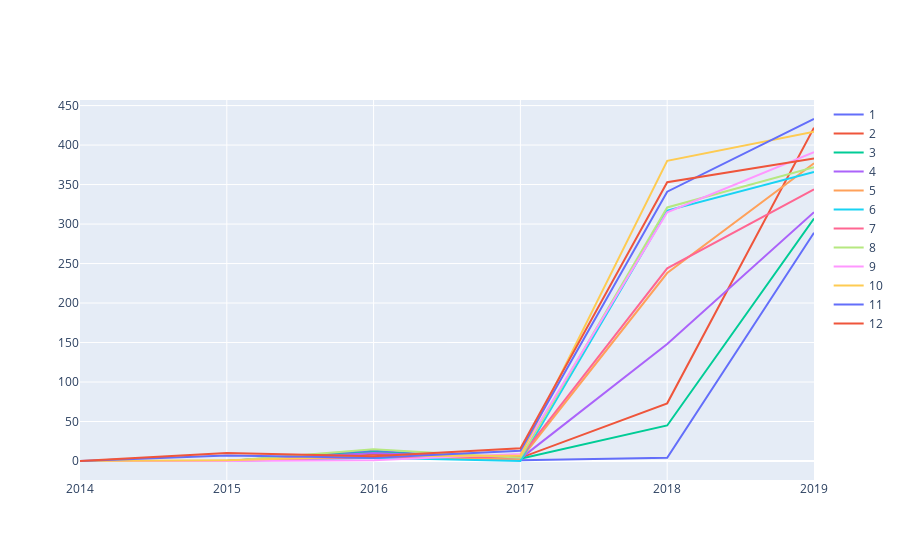

The code cell stored with this chart in its notebook:
### Code cell
df_local = df_pre_pand
meses = df_pre_pand["Mês"].unique()
fig = go.Figure()
for mes in meses:
    fig.add_trace(go.Scatter(
        x=df_local[df_local["Mês"]==mes]["Ano"], 
        y=df_local[df_local["Mês"]==mes]["1 Região Norte"],
        mode='lines',
        name=str(mes)  # Convert mes to string
    ))
fig.show()

### Figure 1 — Plotly figure (JSON) as saved in the notebook; plotly's stock layout.template omitted (floating-point values rounded to 4 significant figures)
{"data": [{"mode": "lines", "name": "1", "type": "scatter", "x": [2014, 2015, 2016, 2017, 2018, 2019], "y": [0, 0, 13, 1, 4, 289]}, {"mode": "lines", "name": "2", "type": "scatter", "x": [2014, 2015, 2016, 2017, 2018, 2019], "y": [0, 0, 8, 4, 73, 422]}, {"mode": "lines", "name": "3", "type": "scatter", "x": [2014, 2015, 2016, 2017, 2018, 2019], "y": [0, 0, 11, 3, 45, 307]}, {"mode": "lines", "name": "4", "type": "scatter", "x": [2014, 2015, 2016, 2017, 2018, 2019], "y": [0, 0, 10, 3, 148, 315]}, {"mode": "lines", "name": "5", "type": "scatter", "x": [2014, 2015, 2016, 2017, 2018, 2019], "y": [0, 0, 6, 2, 238, 377]}, {"mode": "lines", "name": "6", "type": "scatter", "x": [2014, 2015, 2016, 2017, 2018, 2019], "y": [0, 0, 4, 0, 317, 366]}, {"mode": "lines", "name": "7", "type": "scatter", "x": [2014, 2015, 2016, 2017, 2018, 2019], "y": [0, 0, 5, 5, 244, 344]}, {"mode": "lines", "name": "8", "type": "scatter", "x": [2014, 2015, 2016, 2017, 2018, 2019], "y": [0, 0, 15, 4, 321, 372]}, {"mode": "lines", "name": "9", "type": "scatter", "x": [2014, 2015, 2016, 2017, 2018, 2019], "y": [0, 0, 1, 9, 315, 391]}, {"mode": "lines", "name": "10", "type": "scatter", "x": [2014, 2015, 2016, 2017, 2018, 2019], "y": [0, 1, 6, 7, 380, 417]}, {"mode": "lines", "name": "11", "type": "scatter", "x": [2014, 2015, 2016, 2017, 2018, 2019], "y": [0, 7, 4, 13, 341, 433]}, {"mode": "lines", "name": "12", "type": "scatter", "x": [2014, 2015, 2016, 2017, 2018, 2019], "y": [0, 10, 6, 16, 353, 383]}], "layout": {}}
